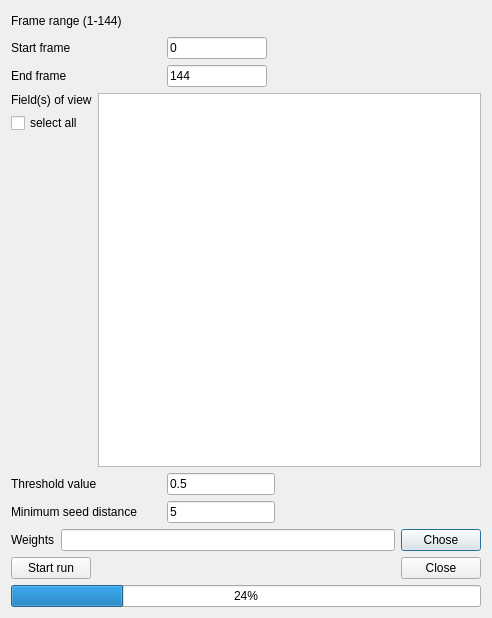
<?xml version="1.0" encoding="UTF-8"?>
<ui version="4.0">
 <class>Dialog</class>
 <widget class="QDialog" name="Dialog">
  <property name="geometry">
   <rect>
    <x>0</x>
    <y>0</y>
    <width>492</width>
    <height>618</height>
   </rect>
  </property>
  <property name="windowTitle">
   <string>UNet</string>
  </property>
  <layout class="QHBoxLayout" name="horizontalLayout_9">
   <item>
    <layout class="QVBoxLayout" name="verticalLayout_3">
     <item>
      <layout class="QVBoxLayout" name="verticalLayout">
       <item>
        <layout class="QHBoxLayout" name="horizontalLayout_3">
         <item>
          <widget class="QLabel" name="frame_range_label">
           <property name="toolTip">
            <string>Input range, larger or smaller values will be clipped</string>
           </property>
           <property name="text">
            <string>Frame range (1-144)</string>
           </property>
          </widget>
         </item>
         <item>
          <spacer name="horizontalSpacer">
           <property name="orientation">
            <enum>Qt::Horizontal</enum>
           </property>
           <property name="sizeHint" stdset="0">
            <size>
             <width>40</width>
             <height>20</height>
            </size>
           </property>
          </spacer>
         </item>
        </layout>
       </item>
       <item>
        <layout class="QHBoxLayout" name="horizontalLayout">
         <item>
          <widget class="QLabel" name="label">
           <property name="minimumSize">
            <size>
             <width>150</width>
             <height>0</height>
            </size>
           </property>
           <property name="text">
            <string>Start frame</string>
           </property>
          </widget>
         </item>
         <item>
          <widget class="QLineEdit" name="start_frame_line">
           <property name="maximumSize">
            <size>
             <width>100</width>
             <height>16777215</height>
            </size>
           </property>
           <property name="toolTip">
            <string>Start from 0</string>
           </property>
           <property name="text">
            <string>0</string>
           </property>
          </widget>
         </item>
         <item>
          <spacer name="horizontalSpacer_2">
           <property name="orientation">
            <enum>Qt::Horizontal</enum>
           </property>
           <property name="sizeHint" stdset="0">
            <size>
             <width>40</width>
             <height>20</height>
            </size>
           </property>
          </spacer>
         </item>
        </layout>
       </item>
       <item>
        <layout class="QHBoxLayout" name="horizontalLayout_2">
         <item>
          <widget class="QLabel" name="label_2">
           <property name="minimumSize">
            <size>
             <width>150</width>
             <height>0</height>
            </size>
           </property>
           <property name="text">
            <string>End frame</string>
           </property>
          </widget>
         </item>
         <item>
          <widget class="QLineEdit" name="end_frame_line">
           <property name="maximumSize">
            <size>
             <width>100</width>
             <height>16777215</height>
            </size>
           </property>
           <property name="toolTip">
            <string>End number is not included</string>
           </property>
           <property name="text">
            <string>144</string>
           </property>
          </widget>
         </item>
         <item>
          <spacer name="horizontalSpacer_3">
           <property name="orientation">
            <enum>Qt::Horizontal</enum>
           </property>
           <property name="sizeHint" stdset="0">
            <size>
             <width>40</width>
             <height>20</height>
            </size>
           </property>
          </spacer>
         </item>
        </layout>
       </item>
      </layout>
     </item>
     <item>
      <layout class="QHBoxLayout" name="horizontalLayout_4">
       <item>
        <layout class="QVBoxLayout" name="verticalLayout_2">
         <item>
          <widget class="QLabel" name="label_3">
           <property name="text">
            <string>Field(s) of view</string>
           </property>
          </widget>
         </item>
         <item>
          <widget class="QCheckBox" name="select_all_box">
           <property name="text">
            <string>select all</string>
           </property>
          </widget>
         </item>
         <item>
          <spacer name="verticalSpacer">
           <property name="orientation">
            <enum>Qt::Vertical</enum>
           </property>
           <property name="sizeHint" stdset="0">
            <size>
             <width>20</width>
             <height>40</height>
            </size>
           </property>
          </spacer>
         </item>
        </layout>
       </item>
       <item>
        <widget class="QListWidget" name="fov_list_widget"/>
       </item>
      </layout>
     </item>
     <item>
      <layout class="QHBoxLayout" name="horizontalLayout_5">
       <item>
        <widget class="QLabel" name="label_4">
         <property name="sizePolicy">
          <sizepolicy hsizetype="Preferred" vsizetype="Preferred">
           <horstretch>0</horstretch>
           <verstretch>0</verstretch>
          </sizepolicy>
         </property>
         <property name="minimumSize">
          <size>
           <width>150</width>
           <height>0</height>
          </size>
         </property>
         <property name="text">
          <string>Threshold value</string>
         </property>
        </widget>
       </item>
       <item>
        <widget class="QLineEdit" name="threshold_line">
         <property name="sizePolicy">
          <sizepolicy hsizetype="Fixed" vsizetype="Fixed">
           <horstretch>0</horstretch>
           <verstretch>0</verstretch>
          </sizepolicy>
         </property>
         <property name="text">
          <string>0.5</string>
         </property>
        </widget>
       </item>
       <item>
        <spacer name="horizontalSpacer_6">
         <property name="orientation">
          <enum>Qt::Horizontal</enum>
         </property>
         <property name="sizeHint" stdset="0">
          <size>
           <width>40</width>
           <height>20</height>
          </size>
         </property>
        </spacer>
       </item>
      </layout>
     </item>
     <item>
      <layout class="QHBoxLayout" name="horizontalLayout_6">
       <item>
        <widget class="QLabel" name="label_5">
         <property name="minimumSize">
          <size>
           <width>150</width>
           <height>0</height>
          </size>
         </property>
         <property name="text">
          <string>Minimum seed distance</string>
         </property>
        </widget>
       </item>
       <item>
        <widget class="QLineEdit" name="seed_dist_line">
         <property name="sizePolicy">
          <sizepolicy hsizetype="Fixed" vsizetype="Fixed">
           <horstretch>0</horstretch>
           <verstretch>0</verstretch>
          </sizepolicy>
         </property>
         <property name="text">
          <string>5</string>
         </property>
        </widget>
       </item>
       <item>
        <spacer name="horizontalSpacer_7">
         <property name="orientation">
          <enum>Qt::Horizontal</enum>
         </property>
         <property name="sizeHint" stdset="0">
          <size>
           <width>40</width>
           <height>20</height>
          </size>
         </property>
        </spacer>
       </item>
      </layout>
     </item>
     <item>
      <layout class="QHBoxLayout" name="horizontalLayout_7">
       <item>
        <widget class="QLabel" name="label_6">
         <property name="text">
          <string>Weights</string>
         </property>
        </widget>
       </item>
       <item>
        <widget class="QLineEdit" name="weight_path_line"/>
       </item>
       <item>
        <widget class="QPushButton" name="chose_weight_button">
         <property name="text">
          <string>Chose</string>
         </property>
        </widget>
       </item>
      </layout>
     </item>
     <item>
      <layout class="QHBoxLayout" name="horizontalLayout_8">
       <item>
        <widget class="QPushButton" name="start_run_button">
         <property name="maximumSize">
          <size>
           <width>80</width>
           <height>16777215</height>
          </size>
         </property>
         <property name="text">
          <string>Start run</string>
         </property>
        </widget>
       </item>
       <item>
        <spacer name="horizontalSpacer_4">
         <property name="orientation">
          <enum>Qt::Horizontal</enum>
         </property>
         <property name="sizeHint" stdset="0">
          <size>
           <width>40</width>
           <height>20</height>
          </size>
         </property>
        </spacer>
       </item>
       <item>
        <widget class="QPushButton" name="close_button">
         <property name="maximumSize">
          <size>
           <width>80</width>
           <height>16777215</height>
          </size>
         </property>
         <property name="text">
          <string>Close</string>
         </property>
        </widget>
       </item>
      </layout>
     </item>
     <item>
      <widget class="QProgressBar" name="progressBar">
       <property name="value">
        <number>24</number>
       </property>
      </widget>
     </item>
    </layout>
   </item>
  </layout>
 </widget>
 <resources/>
 <connections/>
</ui>
